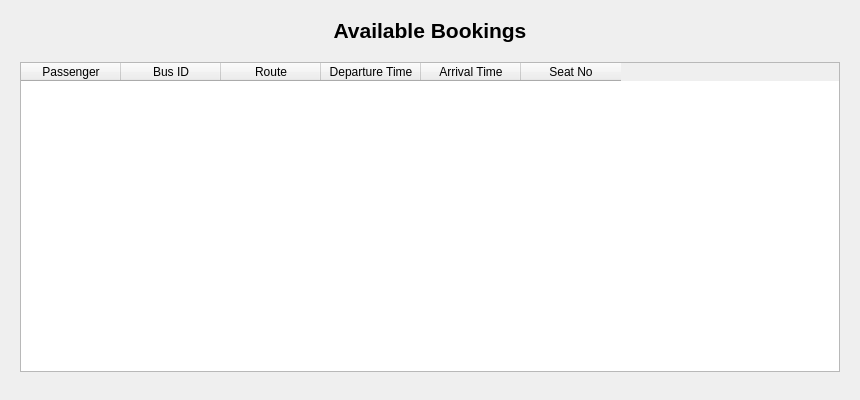
<?xml version="1.0" encoding="UTF-8"?>
<ui version="4.0">
 <class>Dialog</class>
 <widget class="QDialog" name="Dialog">
  <property name="geometry">
   <rect>
    <x>0</x>
    <y>0</y>
    <width>860</width>
    <height>400</height>
   </rect>
  </property>
  <property name="windowTitle">
   <string>Available Buses</string>
  </property>
  <widget class="QLabel" name="titleLabel">
   <property name="geometry">
    <rect>
     <x>0</x>
     <y>12</y>
     <width>860</width>
     <height>36</height>
    </rect>
   </property>
   <property name="font">
    <font>
     <pointsize>16</pointsize>
     <bold>true</bold>
    </font>
   </property>
   <property name="text">
    <string>Available Bookings</string>
   </property>
   <property name="alignment">
    <set>Qt::AlignmentFlag::AlignCenter</set>
   </property>
  </widget>
  <widget class="QTableWidget" name="tableWidget">
   <property name="geometry">
    <rect>
     <x>20</x>
     <y>62</y>
     <width>820</width>
     <height>310</height>
    </rect>
   </property>
   <column>
    <property name="text">
     <string>Passenger</string>
    </property>
   </column>
   <column>
    <property name="text">
     <string>Bus ID</string>
    </property>
   </column>
   <column>
    <property name="text">
     <string>Route</string>
    </property>
   </column>
   <column>
    <property name="text">
     <string>Departure Time</string>
    </property>
   </column>
   <column>
    <property name="text">
     <string>Arrival Time</string>
    </property>
   </column>
   <column>
    <property name="text">
     <string>Seat No</string>
    </property>
   </column>
  </widget>
 </widget>
 <resources/>
 <connections/>
</ui>
